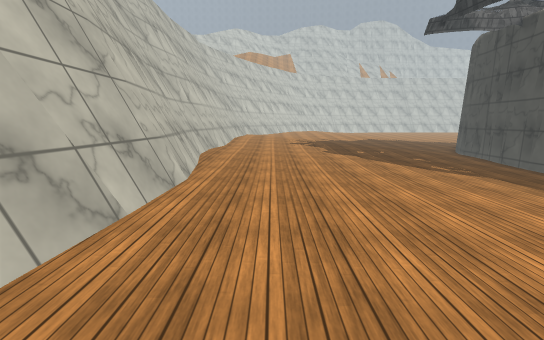
View 1 (above)

18 first-person views from a walk through a Unity game level. The camera is 1.5 m above the floor, tilts 10° down and sees 90° across. The floor is counted in squares, 1 m on a side. Each view is taken from the middle of a square. On the plan, view 1 faces up. The plan holds only what a view shows up to about 14 squares ahead; the rest is blank. The place goes on beyond the plan. Some animated figures are not drawn. Some surface patterns are stand-ins.

View 2
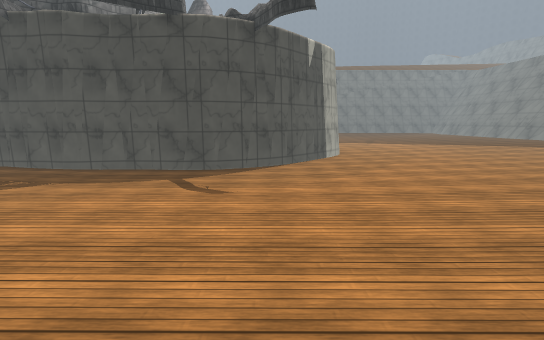

View 3
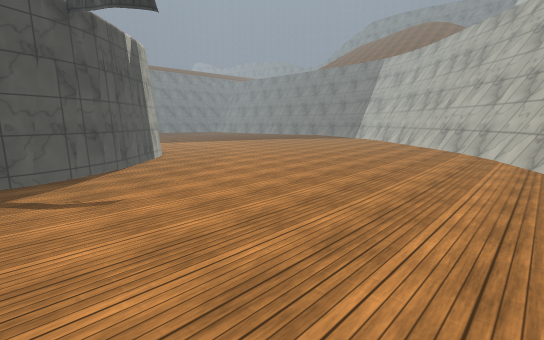

View 4
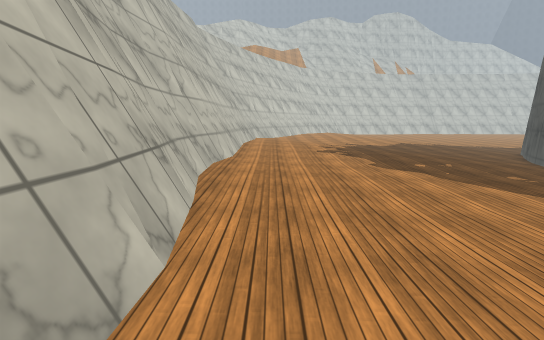

View 5
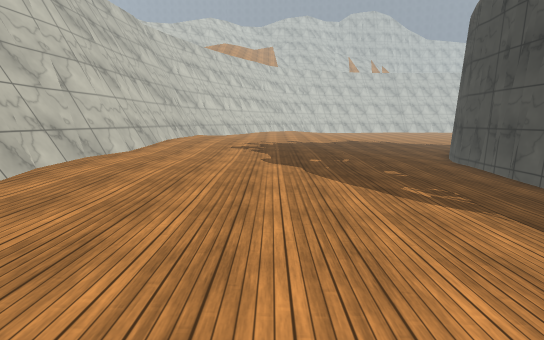

View 6
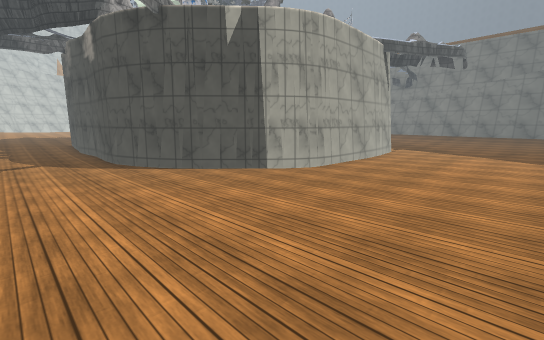

View 7
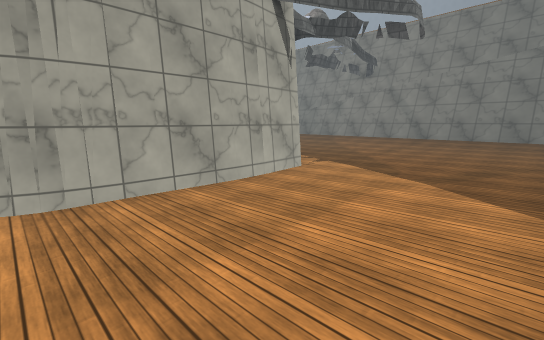

View 8
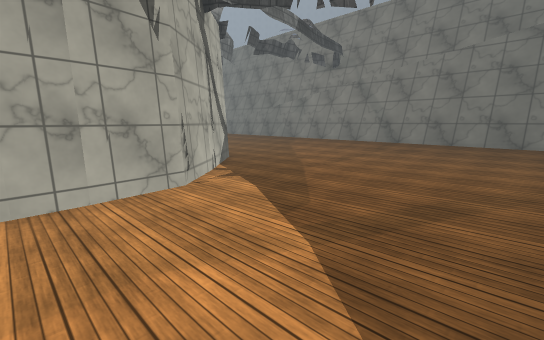

View 9
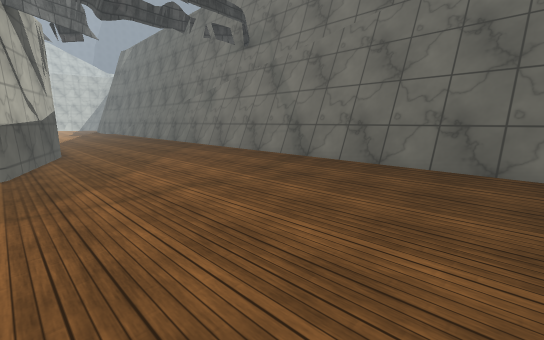

View 10
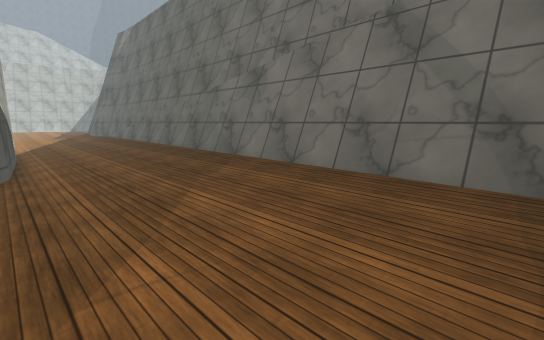

View 11
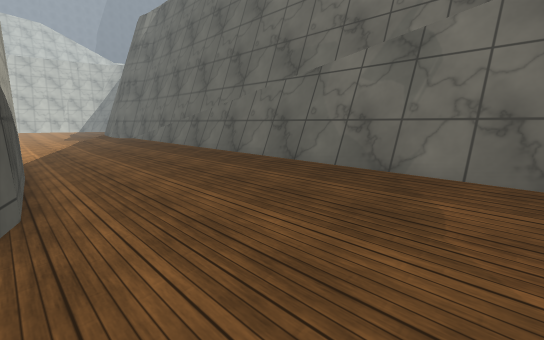

View 12
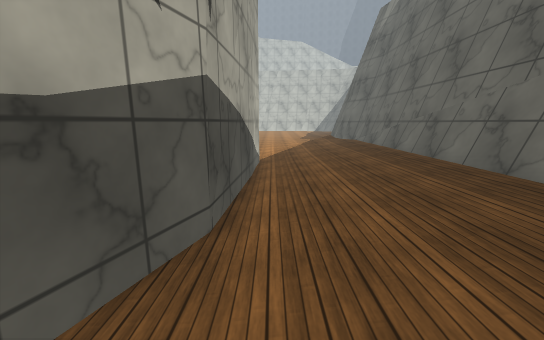

View 13
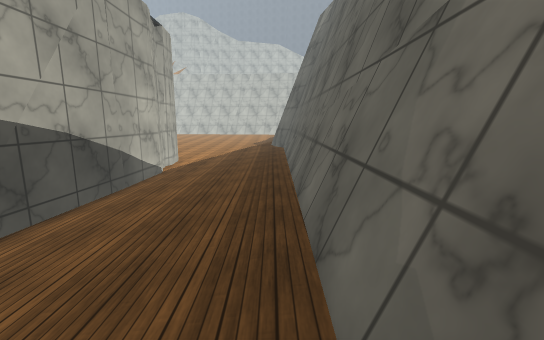

View 14
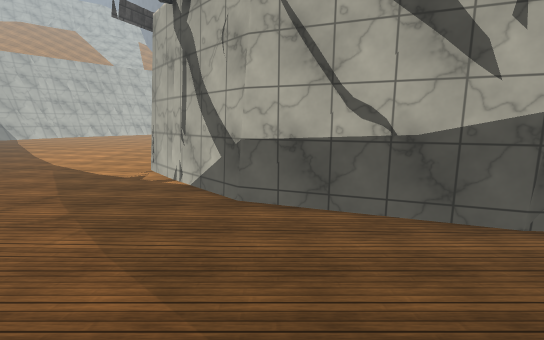

View 15
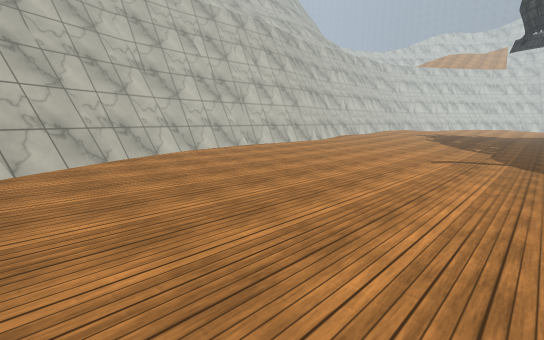

View 16
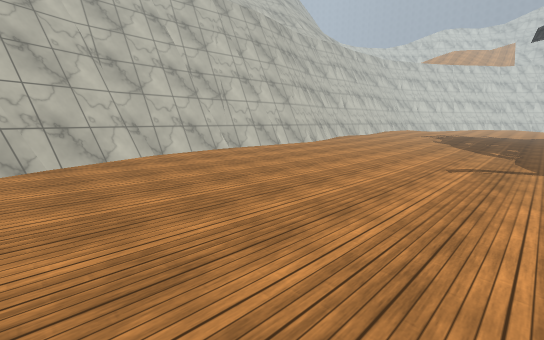

View 17
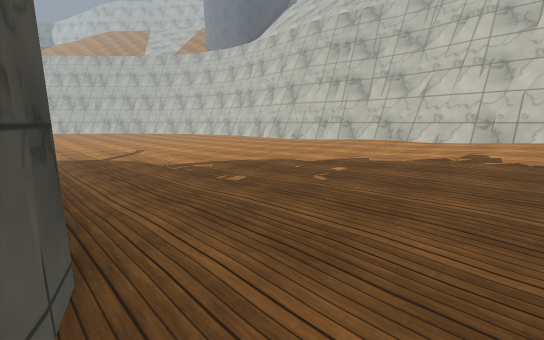

View 18
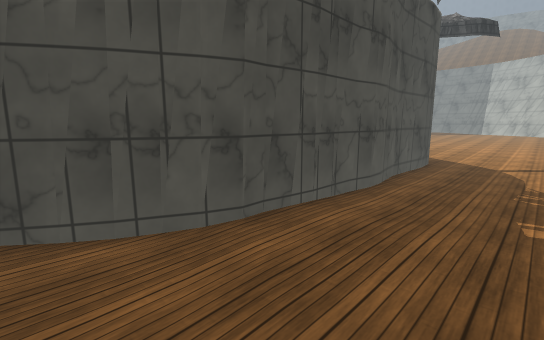

### Floor plan
Key: @ floor where view 1 was taken; # wall or solid block; . main floor; : floor 0.25 m higher than the main floor; - floor 0.25 m lower than the main floor; + floor 0.5 m higher than the main floor; * floor 0.75 m higher than the main floor; / step, stairs or slope; = window, fence, low wall or low ledge.
Columns run from 4 left of view 1 to 37 right of it. Each row starts with its distance up from view 1.
 18 ##*+++++::::....#                  #-.:::#
 17 ##++++++::::....#                  #...::#
 16 ##+++++:::::...##                  #-..::#
 15 ##++++::::::...#                   #-..::#
 14 ##+++::::::....#                   #-/.::#
 13 ##+++:::::.....#                   #-/.::#
 12 ##++:::::.....-#                   #-..::#
 11 ##++:::::.....##                   #-..::#
 10 ##++:::::.....##                   #-..::#
  9  #+:::::.....--#                   #...::#
  8  #+:::::.....--#                   #...::#
  7  #=:::::.....--#                  ##...::#
  6  #=:::::.....--#                  #-...::#
  5  #=:::::.....--#                  #-...::#
  4  #=::::......--#                 ##-...::#
  3  #=::::......--##                #--...::#
  2  #:::::......---#               ##--...::#
  1  #:::::......---##             ##---...::#
  0  #::@::.......---##           ##----...::#
 -1  #:::::........---###        ##----....::#
 -2  ##:::::........----##########-----....::#
 -3  #=:::::.........-----------------.....::#
 -4  ##:::::..........---------------......::#
 -5  ##::::::..........--...--------.......::#
 -6   #=:::::.................----.........::#
 -7   ##::::::.............................:=#
 -8   ##=::::::............................:=#
 -9    ##::::::: ..........................:=#

Positions as (right, up) in squares from view 1, and headings:
1: (0, 0), facing up
2: (-1, 2), facing right
3: (-1, 5), facing down-right
4: (-1, 4), facing up
5: (3, 4), facing up
6: (7, -9), facing up-right
7: (16, -9), facing up-right
8: (21, -9), facing up-right
9: (29, -9), facing up-right
10: (31, -3), facing up-right
11: (31, 2), facing up-right
12: (32, 4), facing up
13: (36, 4), facing up
14: (36, 3), facing left
15: (9, -9), facing up-left
16: (8, -7), facing up-left
17: (11, 18), facing down-left
18: (7, 18), facing down-right
